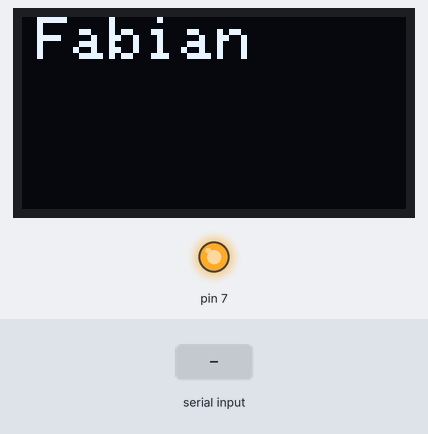
A sketch run on a simulated Arduino Uno, built with avr-gcc and run on an emulated ATmega328P. On the bench: 128×64 one-colour display, output pins drawn as LEDs (lit = HIGH). Inputs (shaded band) come from the test bench.

Above: at 1.2 s.
1.3 s: "w" received over Serial
At 2.0 s:
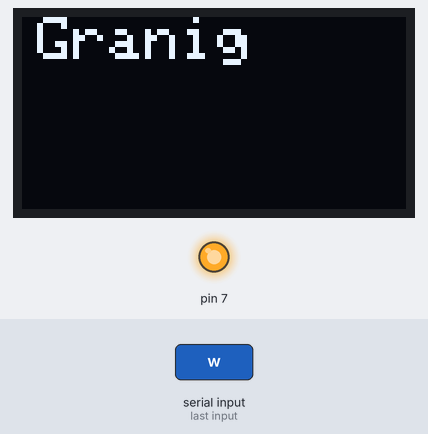
2.8 s: "w" received over Serial
At 3.3 s:
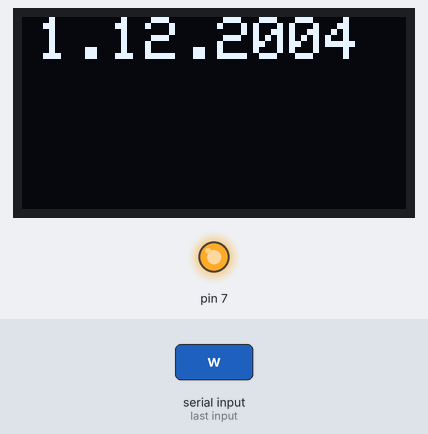
4.3 s: "w" received over Serial
At 5.3 s:
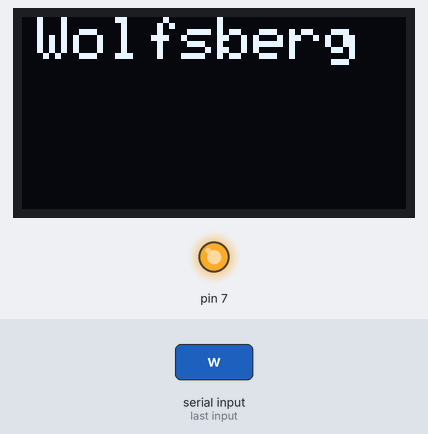
5.8 s: "w" received over Serial
At 6.4 s:
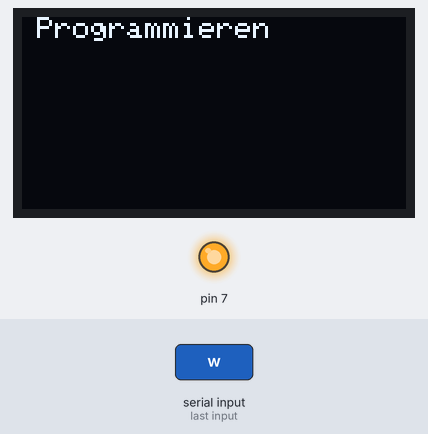
Timing chart, 0 to 8.3 s (numbered marks = the images above; inputs shaded):
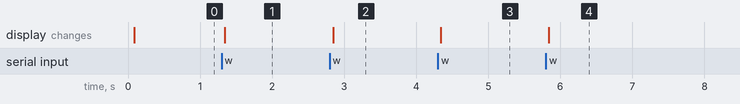

The sketch:

sketch_jun02b.ino
```cpp
#include <SPI.h>
#include <Wire.h>
#include <Adafruit_GFX.h>
#include <Adafruit_SSD1306.h>
#define OLED_RESET 4
Adafruit_SSD1306 display(OLED_RESET);
void setup() {
  Serial.begin(9600);
  pinMode(5, INPUT);
  pinMode(7, OUTPUT);
  digitalWrite(7, HIGH);
  display.begin(SSD1306_SWITCHCAPVCC, 0x3C);
  display.clearDisplay();
  display.display();
}

int zaehler = 1;
int buchstabe = 0;

void loop() {
  if (Serial.available() > 0) {
    buchstabe = Serial.read();

    if (buchstabe == 119)
    {
      zaehler++;
    }
  }

  display.clearDisplay();
  display.setTextColor(WHITE);
  display.setTextSize(2);
  display.setCursor(5,0);

  if (zaehler == 1)
  {
    display.println("Fabian");
  }

  if (zaehler == 2)
  {
    display.println("Granig");
  }

  if (zaehler == 3)
  {
    display.println("1.12.2004");
  }

  if (zaehler == 4)
  {
    display.println("Wolfsberg");
  }

  if (zaehler == 5)
  {
    display.setTextSize(1);
    display.println("Programmieren");
  }

  if (zaehler == 6)
  {
    zaehler = 1;
  }
  display.display();
}
```

Measured:
- after the input at 1.3 s, the display: changes after 0.05 s (image 1)
- after the input at 2.8 s, the display: changes after 0.05 s (image 2)
- after the input at 4.3 s, the display: changes at once (image 3)
- after the input at 5.8 s, the display: changes at once (image 4)
